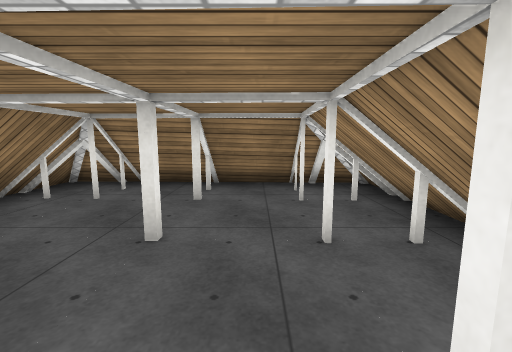
view 1 (above)

12 first-person views from a walk through a scene from a Unity 3-D project. The camera is 1.4 m above the floor, tilts 8° down and sees 90° across. The floor is counted in squares, 1 m on a side. Each view is taken from the middle of a square. On the plan, view 1 faces up. The plan holds only what a view shows up to about 13 squares ahead; the rest is blank. The place goes on beyond the plan. Some surface patterns are stand-ins.

view 2
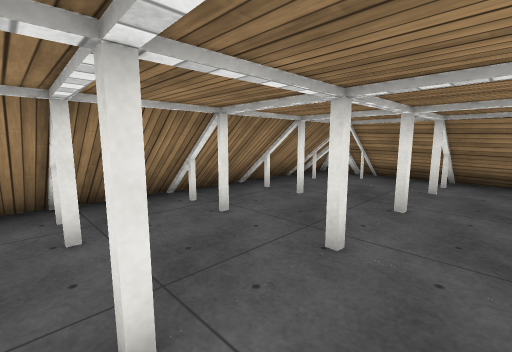

view 3
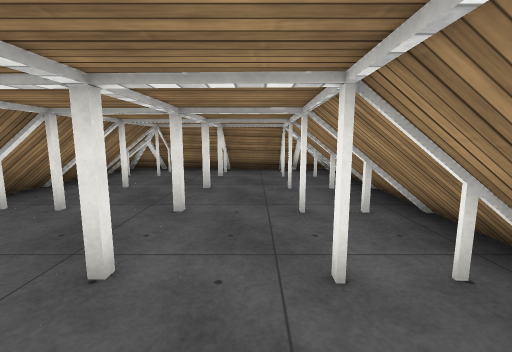

view 4
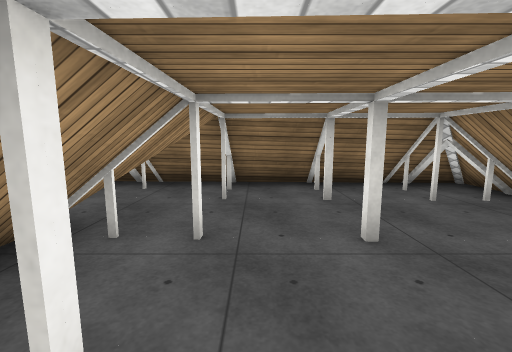

view 5
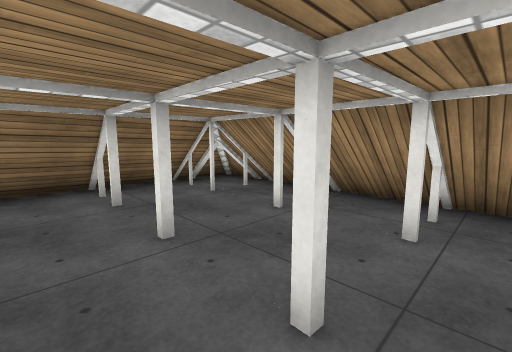

view 6
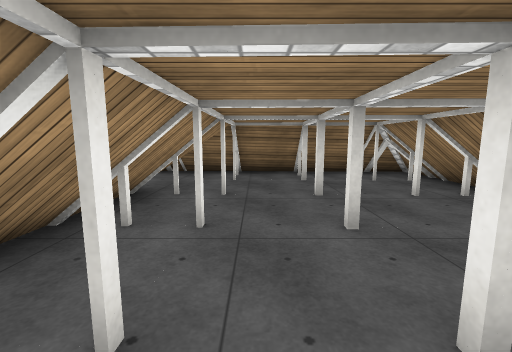

view 7
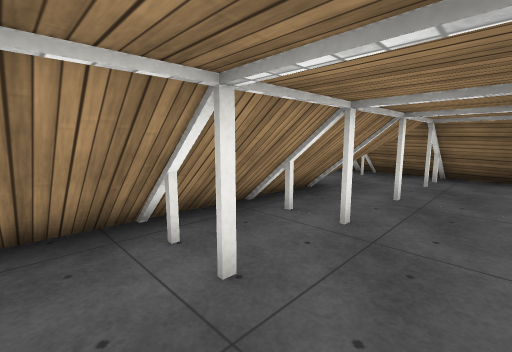

view 8
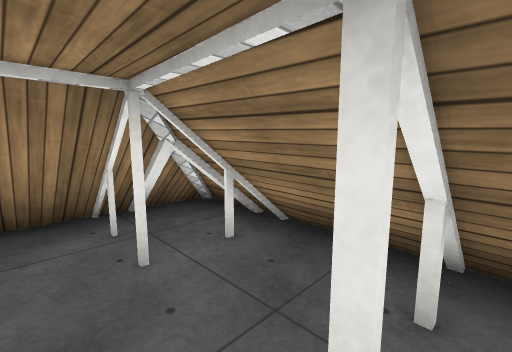

view 9
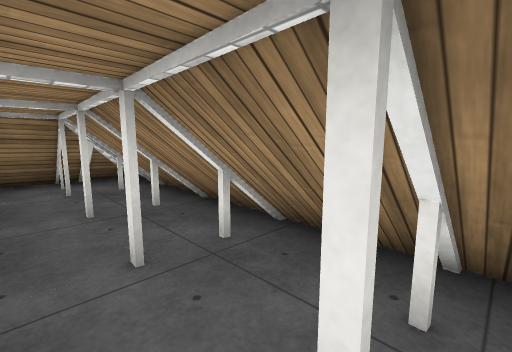

view 10
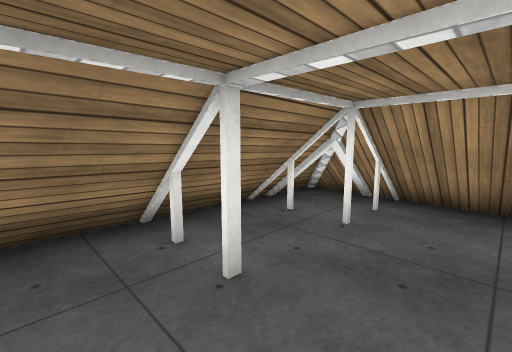

view 11
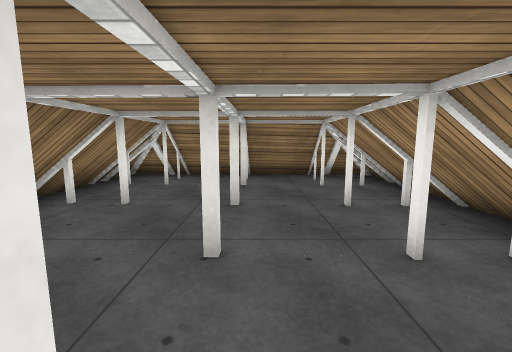

view 12
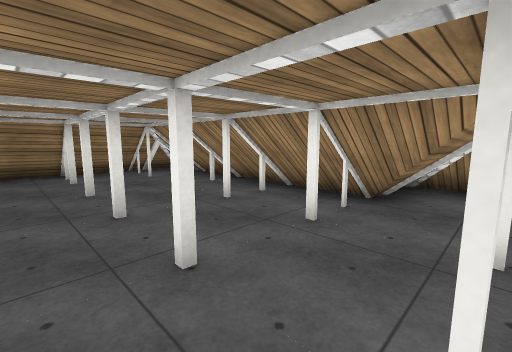

### Floor plan
Key: @ floor where view 1 was taken; # wall or solid block; . floor; = window, fence, low wall or low ledge; ^ raised ledge.
Columns run from 7 left of view 1 to 4 right of it. Each row starts with its distance up from view 1.
  9    ^
  8  ==^==^ ^==
  7  =^#####^^
  6  ^##..#.##=^
  5  =#......#=
  4  =##..#..#^^
  3  ^ .....##=
  2  =#...... =
  1 ^^##.#..##^
  0  =#....@.#
 -1  =##.#...^
 -2  ^#.....##==
 -3  =#.....####
 -4 ^^##.#..#
 -5  ########

Where each view was taken, in squares from view 1:
view 1: 0 up, 0 right, facing up
view 2: 2 down, 0 right, facing up-left
view 3: 4 down, 0 right, facing up
view 4: 2 up, 0 right, facing down
view 5: 2 up, 0 right, facing down-left
view 6: 5 up, 0 right, facing down
view 7: 5 up, 1 left, facing down-right
view 8: 5 up, 1 left, facing up-left
view 9: 4 up, 3 left, facing down-left
view 10: 4 up, 3 left, facing up-right
view 11: 2 down, 1 left, facing up
view 12: 4 down, 3 left, facing up-right
